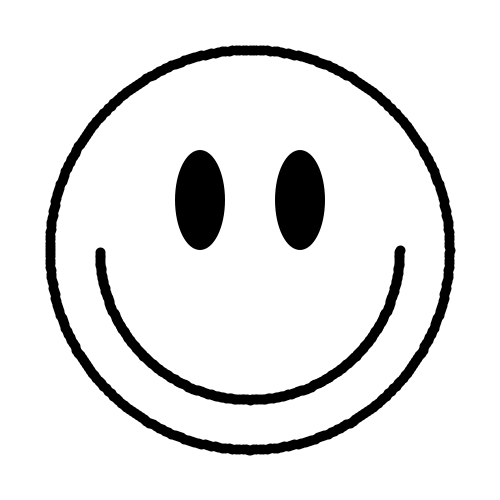
Frame 1 (no input)
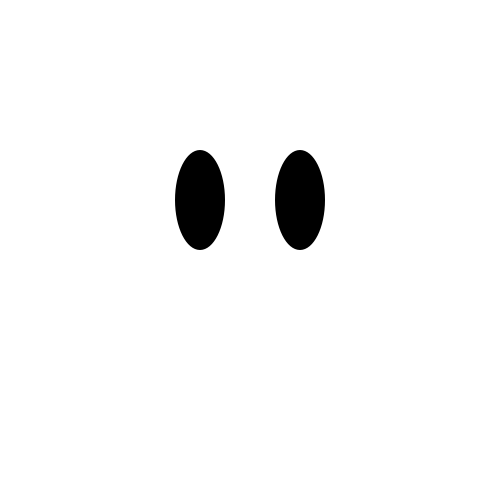
Frame 2 (the mouse pressed at the canvas centre, redrawn once)

The Processing sketch that drew these frames (run headless with seeded random() and noise(); the mouse was pressed at the canvas centre and the sketch redrawn once):

// Processing sketch: point
// ── point.pde
void setup() {
  size(500,500);
  noLoop();
}
void draw() {
  background(255);
  strokeWeight(10);
  float x,y;
  for (int i=0; i<360; i++) {
    x = width/2 + 200 * cos(radians(i));
    y = height/2 + 200 * sin(radians(i));
    point(x,y);
  }
  for (int i=0; i<180; i++) {
    x = width/2 + 150 * cos(radians(i));
    y = height/2 + 150 * sin(radians(i));
    point(x,y);
  }

  noStroke();
  fill(0);
  ellipse(width/2-50,height/2-50,50,100);
  ellipse(width/2+50,height/2-50,50,100);
}
